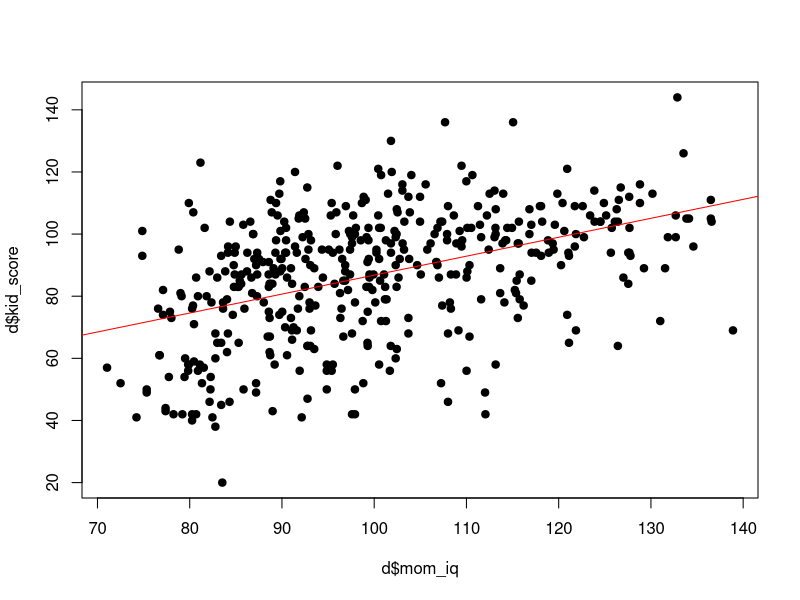
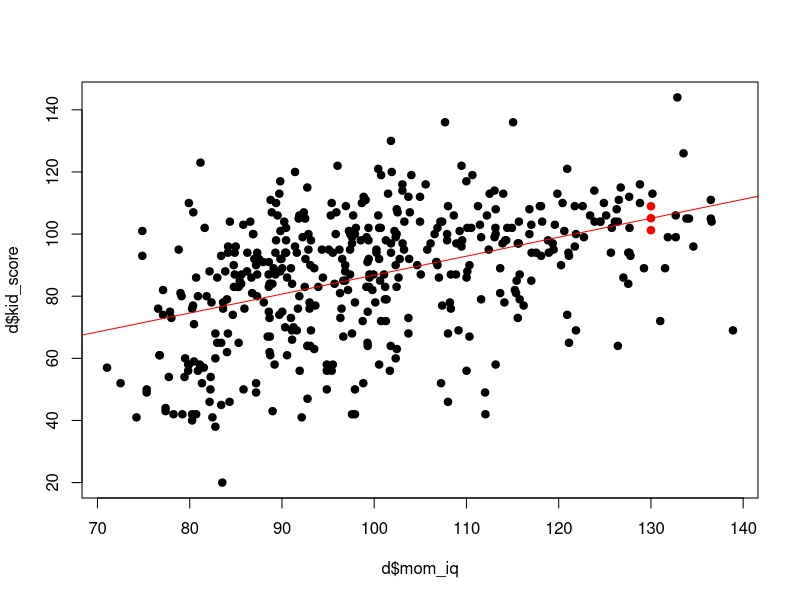
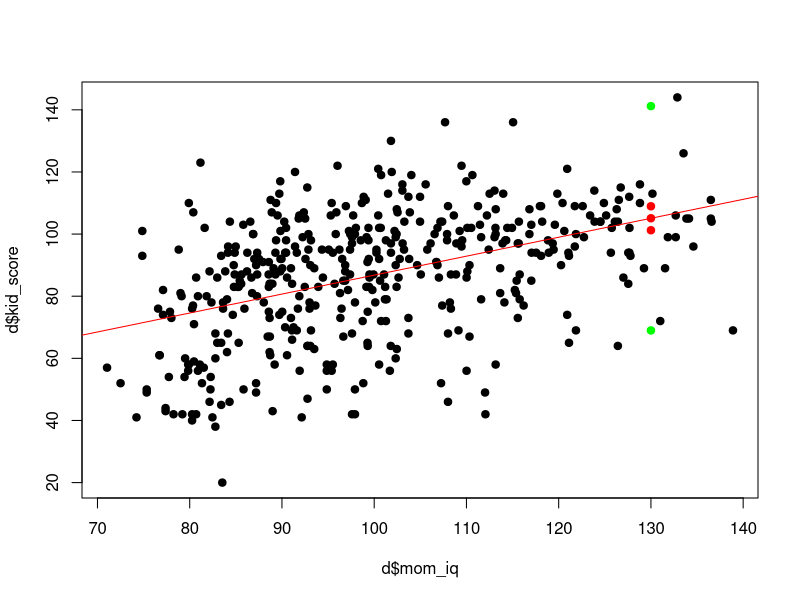

Generate these figures, in order, with R:
## ---- chunk 1
d = read.csv("datos/kidiq.csv")
d$mom_hs = factor(d$mom_hs, labels = c("no", "si"))
d$mom_work = factor(d$mom_work, labels = c("notrabaja", "trabaja23", "trabaja1_parcial", "trabaja1_completo"))
## ---- chunk 2
m = lm(kid_score ~ mom_iq, data = d)
plot(d$mom_iq, d$kid_score, pch = 19)
abline(m, col = "red", lwd = 1)
## ---- chunk 3
xp = matrix(c(1, 130), ncol = 1)
n = nrow(d)
beta_e = coef(m)
sR2 = sum(resid(m)^2)/(n-2)
X = model.matrix(m)
(vp = t(xp) %*% solve(t(X) %*% X) %*% xp)
# predicción puntual
(yp_medio = t(xp) %*% beta_e)
# intervalo de confianza
yp_medio[1,1] + c(-1,1)*qt(0.975,n-2)*sqrt(sR2*(vp[1,1]))
## ---- chunk 4
# para comprobar, vamos a calcular vp con la matriz de covarianzas
Sxx = var(d$mom_iq)
xp1 = 130
xm = mean(d$mom_iq)
(vp1 = 1/n + 1/(n-1)*(xp1 - xm)^2*1/Sxx)
## ---- chunk 5
xp1 = data.frame(mom_iq = 130)
(yp_medio1 = predict(m, newdata = xp1, interval = "confidence", level = 0.95))
## ---- chunk 6
plot(d$mom_iq, d$kid_score, pch = 19)
abline(m, col = "red", lwd = 1)
points(xp1$mom_iq, yp_medio1[1], col = "red", pch = 19) # prediccion puntual
points(xp1$mom_iq, yp_medio1[2], col = "red", pch = 19) # limite inferior int. conf.
points(xp1$mom_iq, yp_medio1[3], col = "red", pch = 19) # limite superior int. conf.
## ---- chunk 7
(yp = yp_medio[1,1] + c(-1,1)*qt(0.975,n-2)*sqrt(sR2*(1 + vp[1,1])))
## ---- chunk 8
(yp1 = predict(m, newdata = xp1, interval = "prediction", level = 0.95))
## ---- chunk 9
plot(d$mom_iq, d$kid_score, pch = 19)
abline(m, col = "red", lwd = 1)
points(xp1$mom_iq, yp_medio1[1], col = "red", pch = 19) # prediccion puntual
points(xp1$mom_iq, yp_medio1[2], col = "red", pch = 19) # limite inferior int. conf.
points(xp1$mom_iq, yp_medio1[3], col = "red", pch = 19) # limite superior int. conf.
points(xp1$mom_iq, yp1[2], col = "green", pch = 19) # limite inferior int. pred.
points(xp1$mom_iq, yp1[3], col = "green", pch = 19) # limite superior int. pred.
## ---- chunk 10
m2 = lm(kid_score ~ mom_iq + mom_hs + mom_age + mom_work, data = d)
summary(m2)
## ---- chunk 11
xp = matrix(c(1, 130, 0, 25, 0, 1, 0), ncol = 1)
beta_e = coef(m2)
k = 6 # numero de regresores
sR2 = sum(resid(m2)^2)/(n-k-1)
X = model.matrix(m2)
(vp = t(xp) %*% solve(t(X) %*% X) %*% xp)
# prediccion del valor medio
(yp_medio = t(xp) %*% beta_e)
# intervalo de confianza
yp_medio[1,1] + c(-1,1)*qt(0.975,n-k-1)*sqrt(sR2*(vp[1,1]))
## ---- chunk 12
# para comprobar, vamos a calcular vp con la matriz de covarianzas
X1 = X[,2:(k+1)]
Sxx = var(X1)
xp1 = xp[2:(k+1),]
xm = colMeans(X1)
(vp1 = 1/n + 1/(n-1)*t(xp1 - xm) %*% solve(Sxx) %*% (xp1 - xm) )
## ---- chunk 13
xp1 = data.frame(mom_iq = 130, mom_hs = "no", mom_age = 25, mom_work = "trabaja1_parcial")
(yp_medio1 = predict(m2, newdata = xp1, interval = "confidence", level = 0.95))
## ---- chunk 14
(yp = yp_medio[1,1] + c(-1,1)*qt(0.975,n-k-1)*sqrt(sR2*(1 + vp[1,1])))
## ---- chunk 15
(yp1 = predict(m2, newdata = xp1, interval = "prediction", level = 0.95))
## ---- chunk 16
B = 1000
yp_medio_b = rep(0,B)
e = resid(m2)
for (b in 1:B){
  eb = sample(e, replace = T)
  yb = fitted(m2) + eb
  mb = lm(yb ~ mom_iq + mom_hs + mom_age + mom_work, data = d)
  yp_medio_b[b] = predict(mb, newdata = xp1, interval = "none", level = 0.95)
}
## ---- chunk 17
quantile(yp_medio_b, probs = c(0.025, 0.975))
